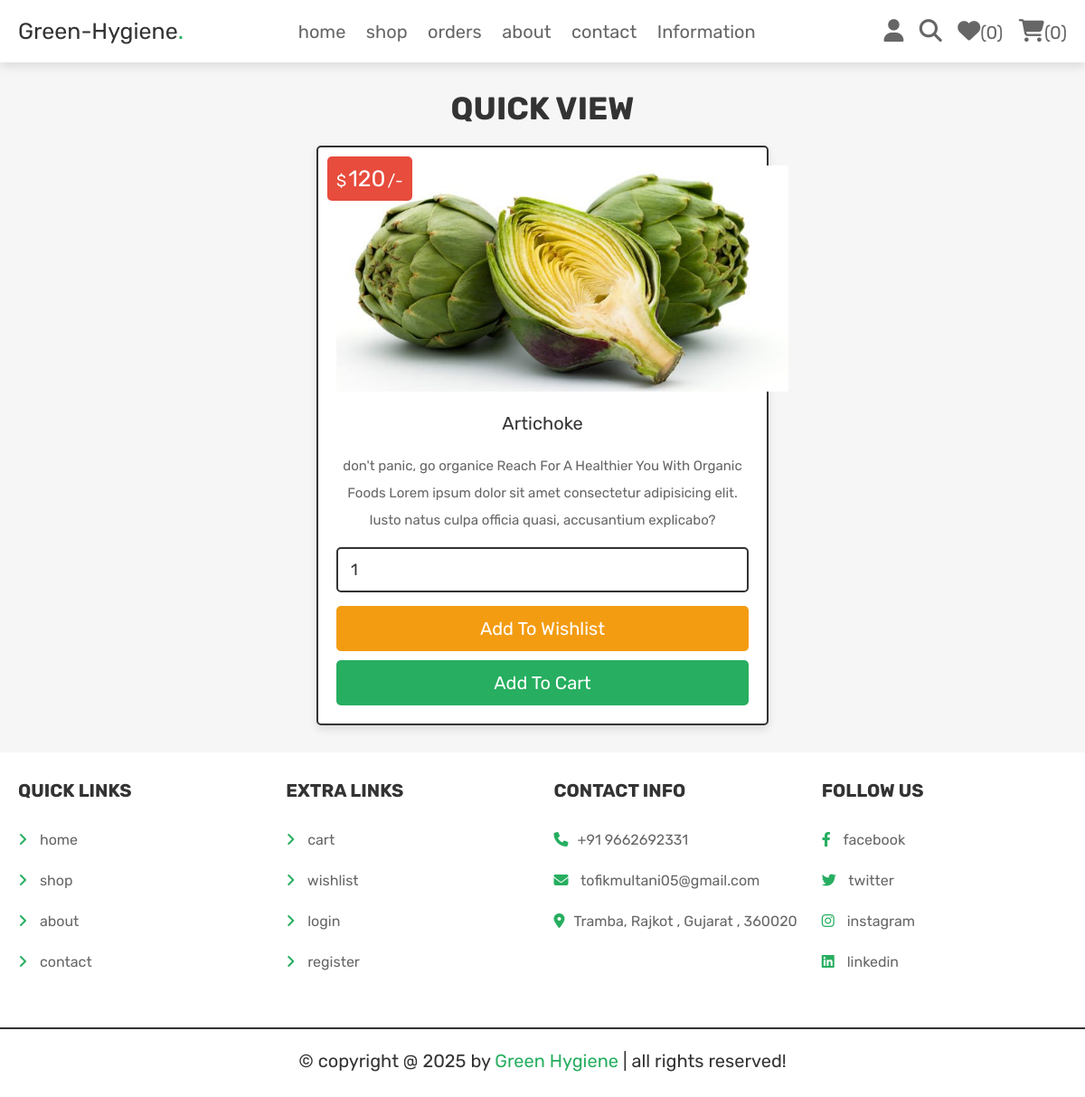
/view_page.php?pid=1 (signed in), run on the app's committed database.
### tables this page shows
CREATE TABLE `products` (
  `id` int(100) NOT NULL,
  `name` varchar(100) NOT NULL,
  `category` varchar(20) NOT NULL,
  `details` varchar(500) NOT NULL,
  `price` int(100) NOT NULL,
  `image` varchar(100) NOT NULL
);

### view_page.php (the view, shortened to what this page needs)
<?php
@include 'config.php';
?>
<!DOCTYPE html>
<html lang="en">
<head>
   <link rel="stylesheet" href="https://cdnjs.cloudflare.com/ajax/libs/font-awesome/6.1.1/css/all.min.css">
   <link rel="stylesheet" href="css/style.css">
</head>
<body>
<?php include 'header.php'; ?>
<section class="quick-view">
   <h1 class="title">quick view</h1>
   <?php
      $pid = $_GET['pid'];
      $select_products = $conn->prepare("SELECT * FROM `products` WHERE id = ?");
      $select_products->execute([$pid]);
      if($select_products->rowCount() > 0){
         while($fetch_products = $select_products->fetch(PDO::FETCH_ASSOC)){
   ?>
   <form action="" class="box" method="POST">
      <div class="price">$<span><?= $fetch_products['price']; ?></span>/-</div>
      <img src="uploaded_img/<?= $fetch_products['image']; ?>" alt="">
      <div class="name"><?= $fetch_products['name']; ?></div>
      <div class="details"><?= $fetch_products['details']; ?></div>
      <input type="number" min="1" value="1" name="p_qty" class="qty">
      <input type="submit" value="add to wishlist" class="option-btn" name="add_to_wishlist">
      <input type="submit" value="add to cart" class="btn" name="add_to_cart">
   </form>
   <?php
         }
      }else{
         echo '<p class="empty">no products added yet!</p>';
      }
   ?>
</section>
<?php include 'footer.php'; ?>
</body>
</html>

### css/style.css (style rules this page uses)
.quick-view .box { max-width: 50rem; padding:2rem; text-align: center; border:var(--border); background-color: var(--white); box-shadow: var(--box-shadow); border-radius: .5rem; position: relative; margin:0 auto; }
.quick-view .box img { height: 25rem; margin-bottom: 1rem; }
.quick-view .box .price { position: absolute; top:1rem; left:1rem; padding:1rem; border-radius: .5rem; background-color: var(--red); font-size: 1.8rem; color:var(--white); }
.quick-view .box .price span { font-size: 2.5rem; color:var(--white); margin:0 .2rem; }
.quick-view .box .qty { margin:.5rem 0; border-radius: .5rem; padding:1.2rem 1.4rem; font-size: 1.8rem; color:var(--black); border:var(--border); width: 100%; }
.quick-view .box .name { font-size: 2rem; color:var(--black); padding:1rem 0; }
.quick-view .box .details { padding:1rem 0; line-height: 2; font-size: 1.5rem; color:var(--light-color); }

### css/components.css (style rules this page uses)
:root { --green:#27ae60; --orange:#f39c12; --red:#e74c3c; --black:#333; --light-color:#666; --white:#fff; --light-bg:#f6f6f6; --border:.2rem solid var(--black); --box-shadow:0 .5rem 1rem rgba(0,0,0,.1); }
* { font-family: 'Rubik', sans-serif; margin:0; padding:0; box-sizing: border-box; outline: none; border:none; text-decoration: none; color:var(--black); }
body { background-color: var(--light-bg); }
html { font-size: 62.5%; overflow-x: hidden; scroll-behavior: smooth; scroll-padding-top: 6.5rem; }
section { padding:3rem 2rem; max-width: 1200px; margin:0 auto; }
.btn, .delete-btn, .option-btn { display: block; width: 100%; margin-top: 1rem; border-radius: .5rem; color:var(--white); font-size: 2rem; padding:1.3rem 3rem; text-transform: capitalize; cursor: pointer; text-align: center; }
.btn { background-color: var(--green); }
.option-btn { background-color: var(--orange); }
.title { text-align: center; margin-bottom: 2rem; text-transform: uppercase; color:var(--black); font-size: 3.5rem; }

### data on the page
products: price "120", image (picture), name "Artichoke", details "don't panic, go organice Reach For A Healthier You With Organic Foods Lorem ipsum dolor sit amet consectetur adipisicing elit. Iusto natus culpa officia quasi, accusantium explicabo?"

### other printed values
$count_wishlist_items->rowCount() "0"
$count_cart_items->rowCount() "0"
